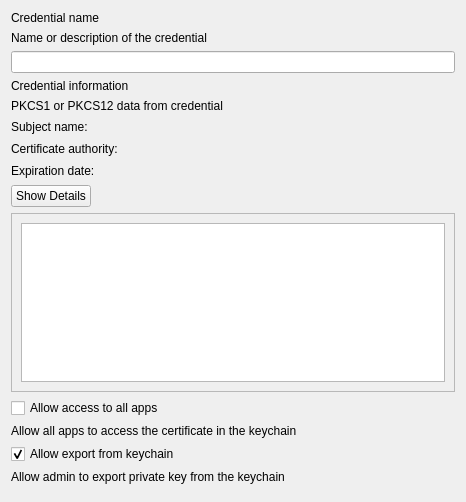
<?xml version="1.0" encoding="UTF-8"?>
<ui version="4.0">
 <class>CredentialForm</class>
 <widget class="QWidget" name="CredentialForm">
  <property name="geometry">
   <rect>
    <x>0</x>
    <y>0</y>
    <width>466</width>
    <height>502</height>
   </rect>
  </property>
  <property name="windowTitle">
   <string>Form</string>
  </property>
  <layout class="QVBoxLayout" name="verticalLayout">
   <item>
    <widget class="QLabel" name="credentialNameLabel">
     <property name="sizePolicy">
      <sizepolicy hsizetype="Preferred" vsizetype="Preferred">
       <horstretch>0</horstretch>
       <verstretch>0</verstretch>
      </sizepolicy>
     </property>
     <property name="text">
      <string>Credential name</string>
     </property>
    </widget>
   </item>
   <item>
    <widget class="QLabel" name="lTipCredentialName">
     <property name="text">
      <string>Name or description of the credential</string>
     </property>
    </widget>
   </item>
   <item>
    <widget class="QLineEdit" name="credentialNameText">
     <property name="readOnly">
      <bool>false</bool>
     </property>
    </widget>
   </item>
   <item>
    <widget class="QLabel" name="credentialInformationLabel">
     <property name="text">
      <string>Credential information</string>
     </property>
    </widget>
   </item>
   <item>
    <widget class="QLabel" name="lTipCredentialInformation">
     <property name="text">
      <string>PKCS1 or PKCS12 data from credential</string>
     </property>
    </widget>
   </item>
   <item>
    <layout class="QGridLayout" name="gridLayout">
     <item row="1" column="0">
      <widget class="QLabel" name="issuerNameLabel">
       <property name="sizePolicy">
        <sizepolicy hsizetype="Preferred" vsizetype="Preferred">
         <horstretch>0</horstretch>
         <verstretch>0</verstretch>
        </sizepolicy>
       </property>
       <property name="text">
        <string>Certificate authority:</string>
       </property>
      </widget>
     </item>
     <item row="0" column="1">
      <widget class="QLabel" name="subjectNameText">
       <property name="sizePolicy">
        <sizepolicy hsizetype="MinimumExpanding" vsizetype="Preferred">
         <horstretch>0</horstretch>
         <verstretch>0</verstretch>
        </sizepolicy>
       </property>
       <property name="minimumSize">
        <size>
         <width>300</width>
         <height>16</height>
        </size>
       </property>
       <property name="text">
        <string/>
       </property>
       <property name="wordWrap">
        <bool>true</bool>
       </property>
      </widget>
     </item>
     <item row="0" column="0">
      <widget class="QLabel" name="subjectNameLabel">
       <property name="sizePolicy">
        <sizepolicy hsizetype="Fixed" vsizetype="Preferred">
         <horstretch>0</horstretch>
         <verstretch>0</verstretch>
        </sizepolicy>
       </property>
       <property name="text">
        <string>Subject name:</string>
       </property>
      </widget>
     </item>
     <item row="1" column="1">
      <widget class="QLabel" name="issuerNameText">
       <property name="sizePolicy">
        <sizepolicy hsizetype="MinimumExpanding" vsizetype="Preferred">
         <horstretch>0</horstretch>
         <verstretch>0</verstretch>
        </sizepolicy>
       </property>
       <property name="minimumSize">
        <size>
         <width>300</width>
         <height>16</height>
        </size>
       </property>
       <property name="text">
        <string/>
       </property>
       <property name="wordWrap">
        <bool>true</bool>
       </property>
      </widget>
     </item>
     <item row="2" column="0">
      <widget class="QLabel" name="expirationDateLabel">
       <property name="sizePolicy">
        <sizepolicy hsizetype="Preferred" vsizetype="Preferred">
         <horstretch>0</horstretch>
         <verstretch>0</verstretch>
        </sizepolicy>
       </property>
       <property name="text">
        <string>Expiration date:</string>
       </property>
      </widget>
     </item>
     <item row="2" column="1">
      <widget class="QLabel" name="expirationDateText">
       <property name="sizePolicy">
        <sizepolicy hsizetype="MinimumExpanding" vsizetype="Preferred">
         <horstretch>0</horstretch>
         <verstretch>0</verstretch>
        </sizepolicy>
       </property>
       <property name="minimumSize">
        <size>
         <width>300</width>
         <height>16</height>
        </size>
       </property>
       <property name="text">
        <string/>
       </property>
       <property name="wordWrap">
        <bool>true</bool>
       </property>
      </widget>
     </item>
    </layout>
   </item>
   <item>
    <layout class="QHBoxLayout" name="horizontalLayout">
     <item>
      <widget class="QPushButton" name="detailsButton">
       <property name="text">
        <string>Show Details</string>
       </property>
       <property name="flat">
        <bool>false</bool>
       </property>
      </widget>
     </item>
     <item>
      <spacer name="horizontalSpacer">
       <property name="orientation">
        <enum>Qt::Horizontal</enum>
       </property>
       <property name="sizeHint" stdset="0">
        <size>
         <width>40</width>
         <height>20</height>
        </size>
       </property>
      </spacer>
     </item>
    </layout>
   </item>
   <item>
    <widget class="QFrame" name="detailsFrame">
     <property name="minimumSize">
      <size>
       <width>0</width>
       <height>160</height>
      </size>
     </property>
     <property name="frameShape">
      <enum>QFrame::StyledPanel</enum>
     </property>
     <property name="frameShadow">
      <enum>QFrame::Raised</enum>
     </property>
     <layout class="QVBoxLayout" name="verticalLayout_2">
      <item>
       <widget class="QTextEdit" name="detailsText">
        <property name="readOnly">
         <bool>true</bool>
        </property>
       </widget>
      </item>
     </layout>
    </widget>
   </item>
   <item>
    <widget class="QCheckBox" name="allowAllAppsAccessCheckBox">
     <property name="text">
      <string>Allow access to all apps</string>
     </property>
    </widget>
   </item>
   <item>
    <widget class="QLabel" name="lTipAllowAllAppsAccess">
     <property name="text">
      <string>Allow all apps to access the certificate in the keychain</string>
     </property>
    </widget>
   </item>
   <item>
    <widget class="QCheckBox" name="keyIsExtractableCheckBox">
     <property name="text">
      <string>Allow export from keychain</string>
     </property>
     <property name="checked">
      <bool>true</bool>
     </property>
    </widget>
   </item>
   <item>
    <widget class="QLabel" name="lTipKeyIsExtractable">
     <property name="text">
      <string>Allow admin to export private key from the keychain</string>
     </property>
    </widget>
   </item>
   <item>
    <spacer name="verticalSpacer">
     <property name="orientation">
      <enum>Qt::Vertical</enum>
     </property>
     <property name="sizeHint" stdset="0">
      <size>
       <width>20</width>
       <height>40</height>
      </size>
     </property>
    </spacer>
   </item>
  </layout>
 </widget>
 <resources/>
 <connections/>
</ui>
